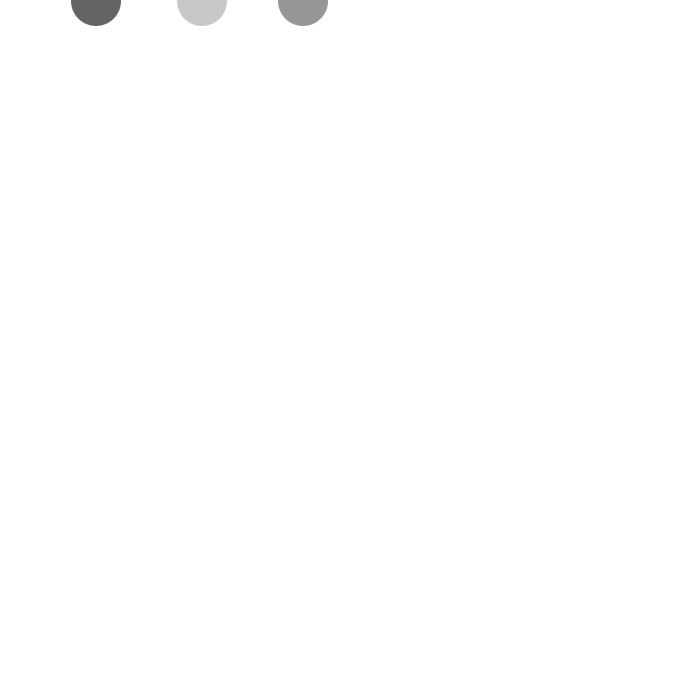
Frame 1 (no input)
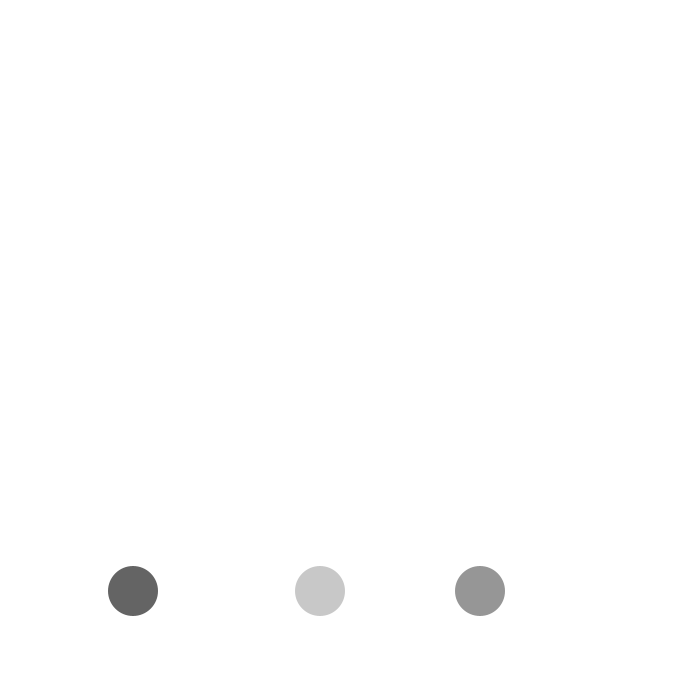
Frame 60 (the mouse pressed at the canvas centre just before this capture)
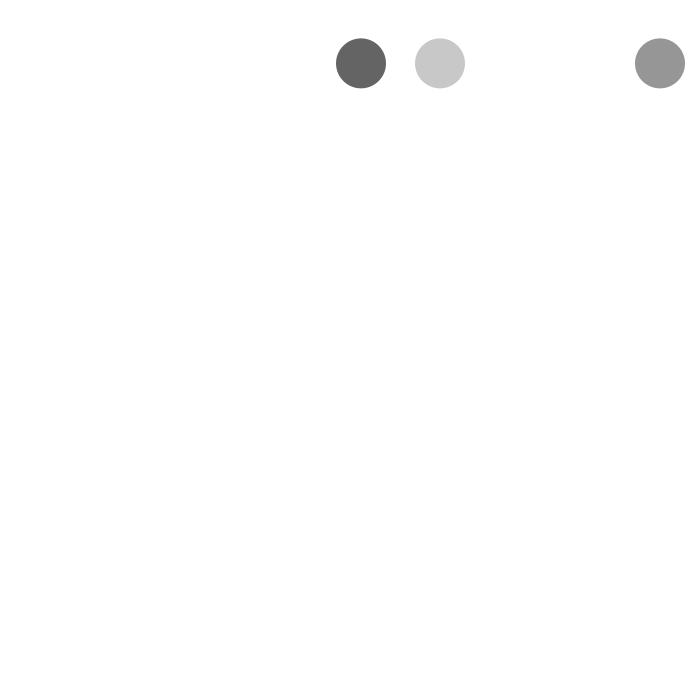
Frame 120 (the mouse held since frame 60 and released just before this capture)

The Processing sketch that drew these frames (run headless with seeded random() and noise(); from frame 60 on, the mouse is pressed at the canvas centre):

// Processing sketch: processing_66957
// ── processing_66957.pde

float bPosax=100;
float bPosay=0;
float bPosbx=200;
float bPosby=0;
float bPoscx=300;
float bPoscy=0;  
float axSpeed=-4;
float aySpeed=1;
float bxSpeed=2;
float bySpeed=1;
float cxSpeed=3;
float cySpeed=1;

float gravity=0.3;



void setup() {
  size(700, 700);
}

void draw() {

  bPosax+=axSpeed;
  bPosay+=aySpeed;
  bPosbx+=bxSpeed;
  bPosby+=bySpeed;
  bPoscx+=cxSpeed;
  bPoscy+=cySpeed;


  aySpeed+=gravity;
  bySpeed+=gravity;
  cySpeed+=gravity;

  background(255);
  fill(0);
  noStroke();
  ellipseMode(CENTER);
  fill(100);
  ellipse(bPosax, bPosay, 50, 50);
  fill(200);
  ellipse(bPosbx, bPosby, 50, 50);
  fill(150);
  ellipse(bPoscx, bPoscy, 50, 50);

  if (bPosax>=width-25 || bPosax<=0) {
    axSpeed=axSpeed*(-0.95);
  }

  if (bPosay>=height-25 || bPosay<=0) {
    aySpeed=aySpeed*(-0.95);
  }

  if (bPosbx>=width-25 || bPosbx<=0) {
    bxSpeed=bxSpeed*(-0.95);
  }

  if (bPosby>=height-25 || bPosby<=0) {
    bySpeed=bySpeed*(-0.95);
  }

  if (bPoscx>=width-25 || bPoscx<=0) {
    cxSpeed=cxSpeed*(-0.95);
  }

  if (bPoscy>=height-25 || bPoscy<=0) {
    cySpeed=cySpeed*(-0.95);
  }
  
    if (dist(bPosax, bPosay, bPosbx, bPosby) <= 50) {
    axSpeed *= -1;
    aySpeed *= -1;
    bxSpeed *= -1;
    bySpeed *= -1;
  }
  
    if (dist(bPosax, bPosay, bPoscx, bPoscy) <= 50) {
    axSpeed *= -1;
    aySpeed *= -1;
    cxSpeed *= -1;
    cySpeed *= -1;
  }
  
     if (dist(bPosbx, bPosby, bPoscx, bPoscy) <= 50) {
    bxSpeed *= -1;
    bySpeed *= -1;
    cxSpeed *= -1;
    cySpeed *= -1;
  }
 
  
}
